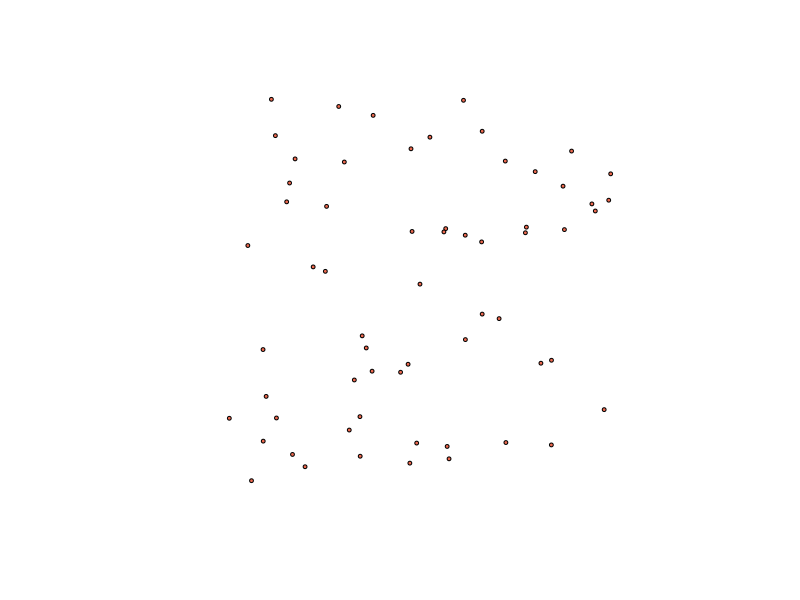

Here is the R script that generated this plot: (Note: this script raises an error after producing the figure.)
# Import dataset SDC
library(tidyr)
library(dplyr)
library(igraph)
#matched_patents_views <-read.csv("data/matched_patents_views.csv")
# with matched smartphone SDC data
matched_smartphone <- read.csv('data/matched_smartphone_SDC_2010_2016.csv') %>%
  select(participants, date_announced, type, SIC_primary,
         participant_nation, deal_number)


# Plot
matched_smartphone_net <- matched_smartphone %>%
  select(participants, deal_number) %>%
  as.matrix()

matched_smartphone_graph <- graph.data.frame(matched_smartphone_net, directed = FALSE)
V(matched_smartphone_graph)$type <- ifelse(V(matched_smartphone_graph)$name %in%
                                       matched_smartphone_net[,2],
                                     yes = TRUE, no = FALSE)

matched_smartphone_graph <- bipartite.projection(matched_smartphone_graph)$proj1
matched_smartphone_graph <- simplify(matched_smartphone_graph, remove.loops = TRUE,
                               remove.multiple = TRUE)
set.seed(2001525)
coords = layout_with_lgl(matched_smartphone_graph)
plot(matched_smartphone_graph, layout=coords, vertex.color = "coral2",
     vertex.label=NA, vertex.size = 2, edge.width = 0.002,
     edge.color = adjustcolor("black", alpha.f = 0.1))


# Plot bipartite
matched_smartphone_net <- matched_smartphone %>% select(participants, deal_number) %>% as.matrix()
matched_smartphone_graph <- graph.data.frame(matched_smartphone_net, directed = FALSE)
V(matched_smartphone_graph)$type <- ifelse(V(matched_smartphone_graph)$name %in%
                              matched_smartphone_net[,2],
                            yes = TRUE, no = FALSE)
matched_smartphone_graph <- simplify(matched_smartphone_graph, remove.loops = TRUE,
                      remove.multiple = TRUE)
set.seed(06062003)
coords <- layout_with_kk(sdc_graph)
vertex.type1.color <- c("red") %>% rep(length(unique(matched_smartphone_net[, 1])))
vertex.type2.color <- c("blue") %>% rep(length(unique(matched_smartphone_net[, 2])))
vertex.color <- c(vertex.type1.color, vertex.type2.color)
plot(matched_smartphone_graph, layout=coords, vertex.color = vertex.color,
     vertex.label=NA, vertex.size = 2, edge.width = 0.002,
     edge.color = adjustcolor("black", alpha.f = 0.1))
legend("topleft", legend=c("organization", "deal"), fill=c("red", "blue"))

# save the network plot
png("fig/matched_smartphone_SDC.png", width = 800, height = 800, res = 100)  # Adjust width, height, and resolution as needed
plot(matched_smartphone_graph, layout = coords, vertex.color = "coral2",
     vertex.label = NA, vertex.size = 2, edge.width = 0.002,
     edge.color = adjustcolor("black", alpha.f = 0.1))
